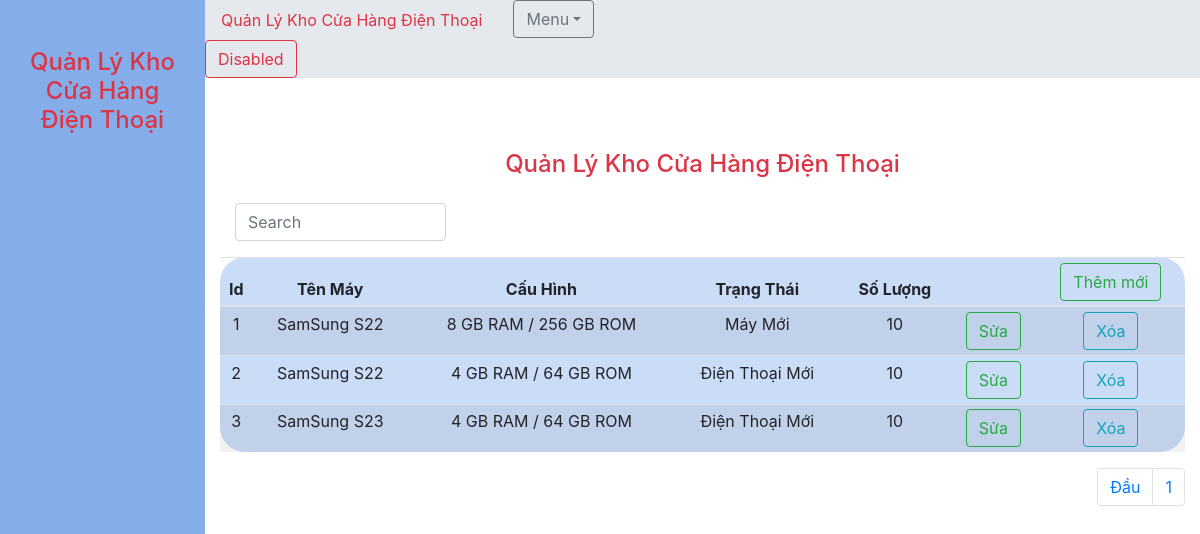
Page /QLkhoCHDT2/index.php on the committed database.
### tables this page shows
CREATE TABLE `quanlykhochdt2` (
  `Id` int(11) NOT NULL,
  `TenMay` varchar(50) NOT NULL,
  `CauHinh` varchar(100) NOT NULL,
  `TrangThai` varchar(100) NOT NULL,
  `SoLuong` int(255) NOT NULL
);

### QLkhoCHDT2/ListANDROID.php (called while the page is built, shortened)
<?php
$ListAndroid=array();
$limit=3;
$offset=isset($_GET["offset"])?(int)$_GET["offset"]:0;
$sql="Select Id,TenMay,CauHinh,TrangThai,SoLuong From quanlykhochdt2 limit $offset,$limit";
$result=$conn->query($sql);
?>

### QLkhoCHDT2/ShowANDROID.php (the view, shortened to what this page needs)
<!DOCTYPE html>
<html lang="en">
<head>
    <link rel="stylesheet" href="QLkhoCHDT2.css">
    <link rel="stylesheet" href="https://cdn.jsdelivr.net/npm/bootstrap@4.6.2/dist/css/bootstrap.min.css">
</head>
<body>
    <div class="row">
        <div class="col-sm-2 text-center pt-5">
            <h4 class="col-sm text-danger">Quản Lý Kho Cửa Hàng Điện Thoại</h4>
        </div>
        <div class="col-sm-10">
            <div class="menu2">
                <ul class="nav nav-pills">
                    <li class="nav-item">
                        <a class="nav-link text-danger" href="#">Quản Lý Kho Cửa Hàng Điện Thoại</a>
                    </li>
                    <li class="nav-item dropdown col-sm-1">
                        <a class="dropdown-toggle text-secondary btn btn-outline-secondary" data-toggle="dropdown" href="">Menu</a>
                    </li>
                    <li class="col-sm-7"></li>
                    <li class="nav-item">
                        <a class="btn btn-outline-danger" onclick="return confirm('Bạn chắc chắn muốn thoát!');" href="/code/index.php">Disabled</a>
                    </li>
                </ul>
            </div>
            <div class="text-center text-danger pt-5 my-4">
                <h4>Quản Lý Kho Cửa Hàng Điện Thoại</h4>
            </div>
            <div class="container">
                <div class="input-group mb-3 col-sm-3">
                    <input type="text" class="form-control" id="myInput" placeholder="Search">
                </div>
                <table class="table table-striped table-hover table-sm text-center">
                    <thead>
                    <tr>
                            <th>Id</th>
                            <th>Tên Máy</th>
                            <th>Cấu Hình</th>
                            <th>Trạng Thái</th>
                            <th>Số Lượng</th>
                            <th></th>
                            <th><a class="btn btn-outline-success" href="/code/QLkhoCHDT2/FromAddmewAndroid.php">Thêm mới</a></th>
                        </tr>
                    </thead>
                    <tbody>
                        <?php foreach ($ListAndroid as $Android) { ?>
                            <tr>
                                <td><?php echo $Android["Id"] ?></td>
                                <td><?php echo $Android["TenMay"] ?></td>
                                <td><?php echo $Android["CauHinh"] ?></td>
                                <td><?php echo $Android["TrangThai"] ?></td>
                                <td><?php echo $Android["SoLuong"] ?></td>
                                <td><a class="btn btn-outline-success" href="/code/QLkhoCHDT2/index.php?action=update&Id=<?php echo $Android["Id"] ?>">Sửa</a></td>
                                <td><a class="btn btn-outline-info" onclick="return confirm('Bạn có muốn xóa dữ liệu không!');" href="/code/QLkhoCHDT2/index.php?action=delete&Id=<?php echo $Android["Id"] ?>">Xóa</a></td>
                            </tr>
                        <?php } ?>
                    </tbody>
                </table>
                <?php
                include'./sotrang.php';
                ?>
            </div>
        </div>
    </div>
</body>
</html>

### QLkhoCHDT2/QLkhoCHDT2.css (style rules this page uses)
.table { border-radius: 25px; background-color: rgba(203, 220, 247, 1); }
.col-sm-2 { height: 730px; background-color: rgba(132, 173, 234, 1); left: 15px; }
.menu2 { background-color: rgb(229, 232, 237); }

### rows in the picture
quanlykhochdt2: Id "1", TenMay "SamSung S22", CauHinh "8 GB RAM / 256 GB ROM", TrangThai "Máy Mới", SoLuong "10"
quanlykhochdt2: Id "2", TenMay "SamSung S22", CauHinh "4 GB RAM / 64 GB ROM", TrangThai "Điện Thoại Mới", SoLuong "10"
quanlykhochdt2: Id "3", TenMay "SamSung S23", CauHinh "4 GB RAM / 64 GB ROM", TrangThai "Điện Thoại Mới", SoLuong "10"
